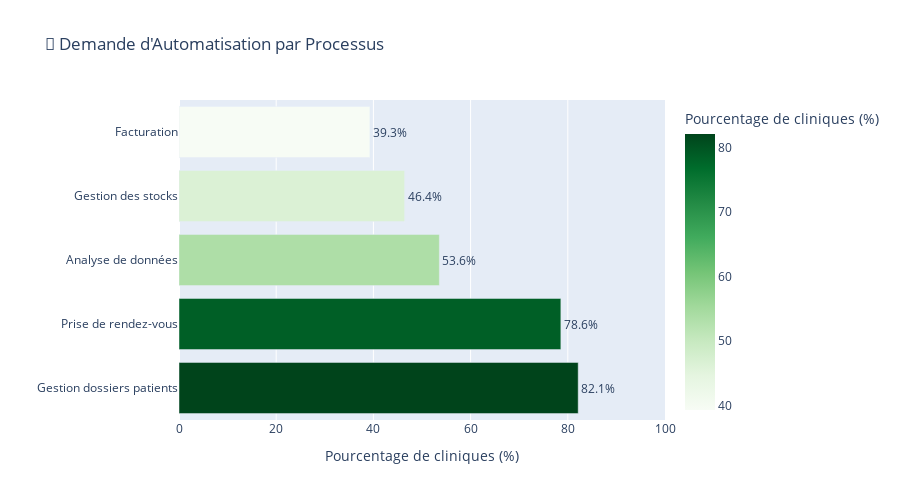

Write notebook code for a chart like this one.
### Code cell
# Visualisation demande
fig = px.bar(df_auto, x='Pourcentage', y='Processus', orientation='h',
             title='🤖 Demande d\'Automatisation par Processus',
             labels={'Pourcentage': 'Pourcentage de cliniques (%)', 'Processus': ''},
             color='Pourcentage', color_continuous_scale='Greens',
             text='Pourcentage')
fig.update_traces(texttemplate='%{text:.1f}%', textposition='outside')
fig.update_layout(height=500, showlegend=False, xaxis_range=[0, 100])
fig.write_html('reports/demande_automatisation.html')
fig.show()
print("✅ Graphique: reports/demande_automatisation.html")

### Figure 1 — Plotly figure (JSON) as saved in the notebook; plotly's stock layout.template omitted (floating-point values rounded to 4 significant figures)
{"data": [{"alignmentgroup": "True", "hovertemplate": "Pourcentage de cliniques (%)=%{marker.color}<br>=%{y}<extra></extra>", "legendgroup": "", "marker": {"color": [82.14, 78.57, 53.57, 46.43, 39.29], "coloraxis": "coloraxis", "pattern": {"shape": ""}}, "name": "", "offsetgroup": "", "orientation": "h", "showlegend": false, "text": [82.14, 78.57, 53.57, 46.43, 39.29], "textposition": "outside", "texttemplate": "%{text:.1f}%", "type": "bar", "x": [82.14, 78.57, 53.57, 46.43, 39.29], "xaxis": "x", "y": ["Gestion dossiers patients", "Prise de rendez-vous", "Analyse de données", "Gestion des stocks", "Facturation"], "yaxis": "y"}], "layout": {"barmode": "relative", "coloraxis": {"colorbar": {"title": {"text": "Pourcentage de cliniques (%)"}}, "colorscale": [[0, "rgb(247,252,245)"], [0.125, "rgb(229,245,224)"], [0.25, "rgb(199,233,192)"], [0.375, "rgb(161,217,155)"], [0.5, "rgb(116,196,118)"], [0.625, "rgb(65,171,93)"], [0.75, "rgb(35,139,69)"], [0.875, "rgb(0,109,44)"], [1, "rgb(0,68,27)"]]}, "height": 500, "legend": {"tracegroupgap": 0}, "showlegend": false, "title": {"text": "🤖 Demande d'Automatisation par Processus"}, "xaxis": {"anchor": "y", "domain": [0, 1], "range": [0, 100], "title": {"text": "Pourcentage de cliniques (%)"}}, "yaxis": {"anchor": "x", "domain": [0, 1], "title": {"text": ""}}}}
